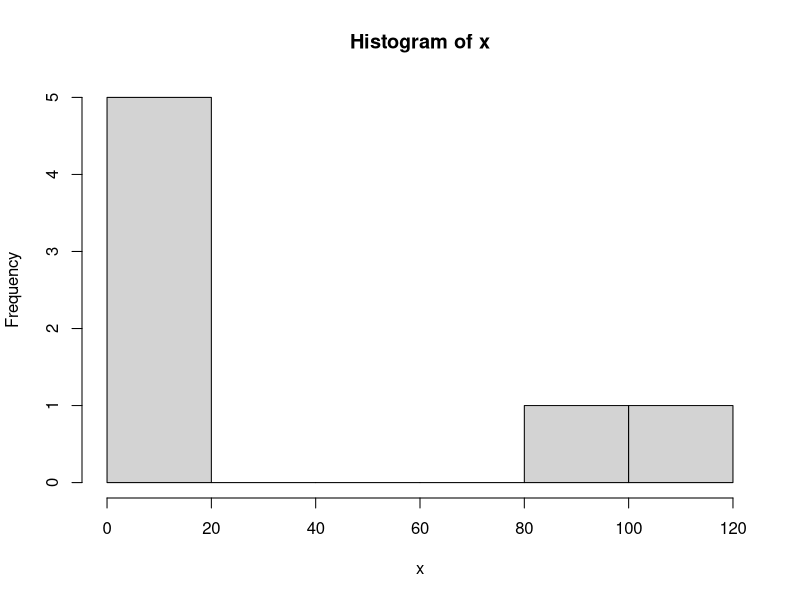
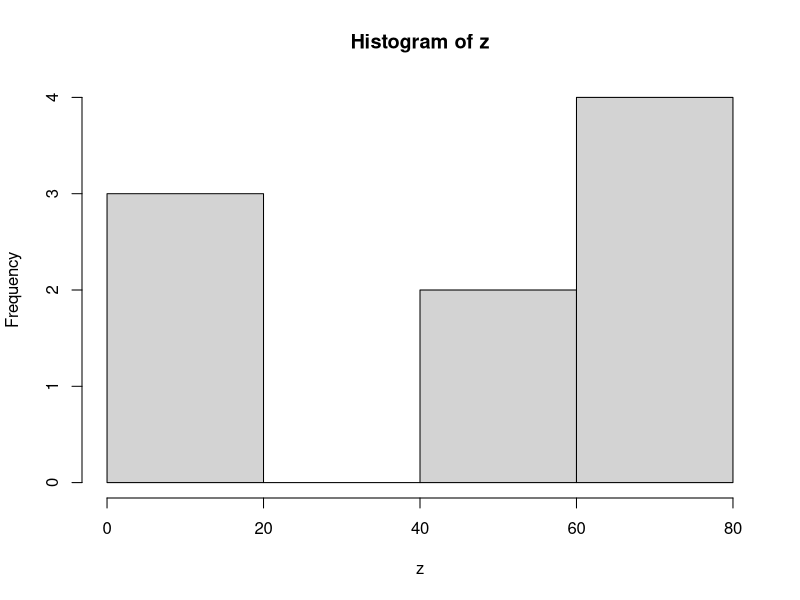
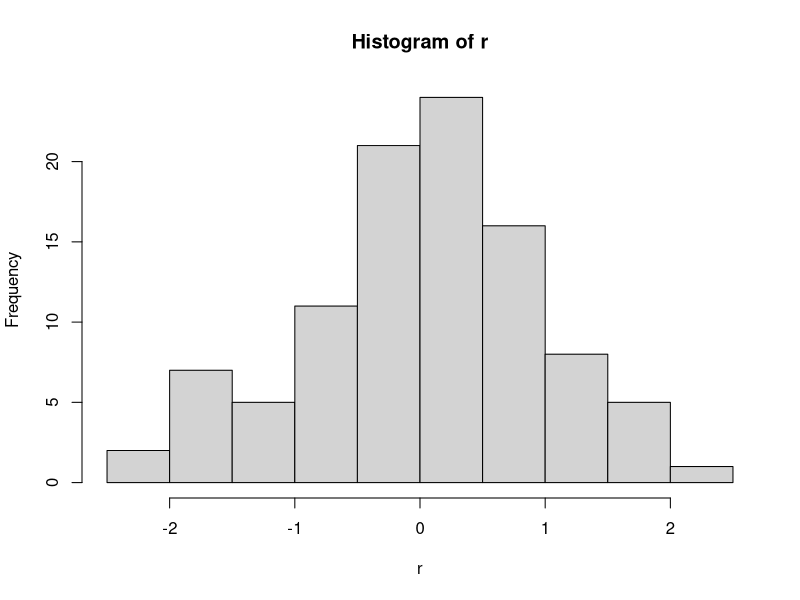
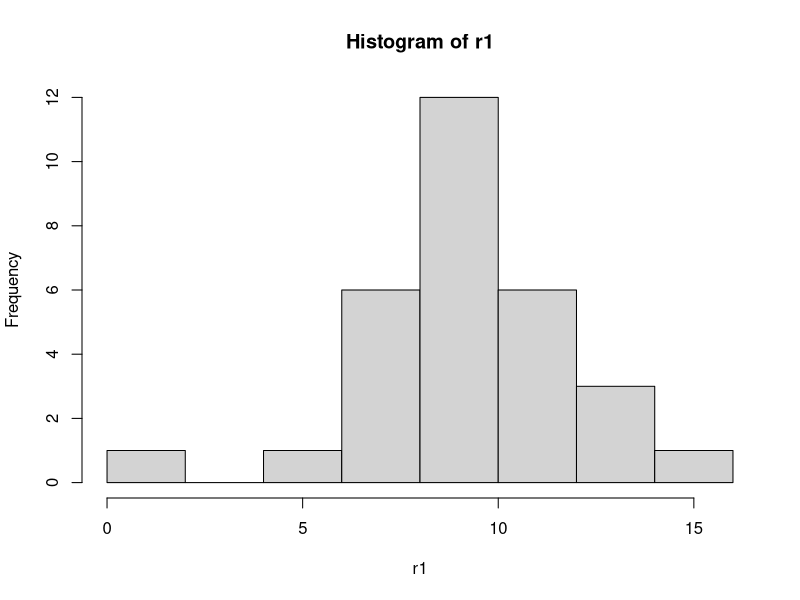

Recreate these plots in R, in order.
#### betimsel istatistikler toplam deger ve ortalama####
x <- c(23,45,67,43,56)

length(x) #ka?? adet veri bulundu??unu s??yler

sum(x) #t??m elemanlar??n say??s??

ortalama <- sum(x)/length(x)
ortalama #ortalama 

mean(x) #ortalama fonksiyonu buymu?? avg de??ilmi??

#### serbestlik derecesi nedir? olcme nasil?####
#g??zlem say??s??n??n 1 eksi??i = (N-1)
#mesela 7 ??apka var hepsini 1 g??n kullancan daha kullanm??can
#en son cumartesi 2 tane kald?? 1 tane se??tin pazar i??in se??me ??ans??n yok
#elinde 1 tane kald??. bu da serbestlik de??il oluyo

x <- c(1,2,3,4,5)
length(x)

sd<- length(x)-1
sd #serbestlik derecesi


#### standart sapma####
x <- c(12,34,56,34,23,45)
length(x)

ort<-mean(x) #ortalama

ss<-sd(x) #standart sapmay?? hesaplad??

#standart sapma de??erlerin ortalamadan ne kadar sapt??????n?? g??steren bir istatistiktir

# ortalamaya standart sapmay?? ekleyip c??karal??m yani;
ort-ss #18.44 ????kt?? 
ort+ss #49.55 ????kt??
#anlam?? ??u bizim genel de??erlerimiz 18.44 ile 49.55 aras??nda oluyor
x
#de??erlere bak??yoruz ve evet genel olarak o aral??kta.

#### varyans hesaplama ####

# standart sapman??n karesidir

#g??zlemlerin de??i??ikli??ini tan??mlayan numerik bir de??erdir

#ba??ka bir de??imle g??zlemlerin ??rneklemde ne kadar yay??ld??????n?? g??steren de??er

#standart sapmadan fark?? standart sapma veri set i??erisindeki g??zlemlerin
#ortalamadan farkl??l??????n?? tan??mlar varyans ise de??i??kenli??i tan??mlar

x <- c(12,14,10,11,13,17,16)
length(x)

sd1 <- sd(x) #standart sapma 2.56

vr1<- sd(x)**2 #varyans??m 6.57. standart sapman??n karesiyle de hesaplan??yor.

sd1
vr1

var(x) #varyans??m?? bulan fonksiyon. 6.57


y <- c(12,25,60,56,35,24,45)
length(y)
sd2<-sd(y)
vr2<-var(y)

sd1;vr1;sd2;vr2 #hepsini tek tek ??al????t??r demek
#standart sapma b??y??kse de??erler aras?? b??y??kt??r



#### medyan, aciklik ve ceyreklikler####


#medyan ortanca de??erdir
#a????kl??k max de??erle min de??er aras??ndaki fark
#??eyreklik serimizi 4 e??it par??aya b??ld????m??zde q1 q2 q3 q4 par??alar??d??r.

x <- c(12,34,56,23,34,12,35)

median(x) #ortanca de??er 
mean(x) #ortalamas?? 29.42


max(x)-min(x) #a????kl??k de??eridir.
range(x) #en k??????kle en b??y??k eleman?? verir ama ????kartma yapmaz

quantile(x) 
#  0%  25%  50%  75% 100% 
#12.0 17.5 34.0 34.5 56.0 
#de??erini veriyor.

quantile(x,probs = c(0.25,0.5,0.75)) #burdaki ????l??y?? verir

quantile(x, probs = c(0.10,0.6,0.95) ) #burda da di??er isteklerimize g??re yan??t geliyor










x <- c(12,13,14,15,16,100,120)
x

mean(x) #41 olarak bulduk. ??o??luklu de??er a??a????da saedece 2 say?? y??z??nden artt??.
#b??yle durumlarda median kullanmak daha mant??kl??
median(x) #15 ????kt??


y <- c(12,15,17,18,20,24,26)
 mean(y) #18.85 verdi ortalama
median(y) #18 verdi 
#birbirine yak??n de??erlerse bu ??ekilde medyan ve ortalama yak??n ????k??yor



hist(x) #xi grafikle??tiriyor


install.packages('e1071') #??apraz katsay?? i??in indirdik k??t??phane
library(e1071) #??al????t??rd??k

skewness(x) #??arp??kl??k katsay??s?? 0.78 buldu
#ne dedik 0-1 aras?? sa??a ??arp??k demektir
#yani veriler solda daha ??ok demektir. burda da 0.78 b??y??k bi say??d??r

z <- c(1,2,3,60,70,60,70,80,70)

hist(z) #grafik inceledik

skewness(z)#-0.50 ????kt??
#-1 ile 0 aras??ndaysa sola ??arp??k dedik yani veriler sa??da yo??un  






#### siklik/frekans hesaplama ####

x <- c(12,12,13,13,14,13,12,12,15,16)

length(x)


unique(x) #tekrarlananlar?? vermez

table(x) #hangi veri ka?? kere tekrarland?????? yaz??yo. burdan da 
#s??kl?????? bulabiliriz

t <- table(x)
t
names(t) #hangi elemanlar var karakter olarak verir

t[1] #ilk eleman?? verir.
t[12] #de??er olarak yazarsan vermez
t['12'] #bu ??ekilde ??al??????r.

t[['12']] #tekrar say??s??na ula??????rz direkt

c <- c('a','a','a','b','b','C')
c
t1<-table(c)
t1['a'] #a ve ka?? kere tekjrar etti??i geliyo
t1[['a']] #sadece tekrar say??s??

#### kayip gozlemlerin hesaplamalara etkisi####

x <- c(12,13,14,15,NA)
sum(x) #sonu?? NA geldi. NA de??eri olmad?????? i??in toplanam??yo
sum(x, na.rm = T) #<NA de??erlerini kald??r dedik. hesaplad??
mean(x) #yine NA dedi
mean(x , na.rm = T) #??al????t??. ortalama 13.5
#ortalama al??rken NA y?? eleman olarak ald?? m??? bakal??m
(12+13+14+15)/4 #13.5 geldi. NA de??erlerini alm??yor eleman say??s?? olarak!!!
(12+13+14+15)/5 #10.8 geldi. NA eleman olarak say??lsayd?? b??yle c??kacakt??

sd(x) #standart sapma hesab?? da NA geldi
sd(x, na.rm = T)#NA de??erlerini almad??k ve 1.29 bulduk

median(x) #yine NA
median(x, na.rm = T) #13.5 verdi

is.na(x) #false false true ??eklinde hangisi na ona true yaz??yo
which(is.na(x))# hangi eleman NA onu bulduk

y <- c(12,13,14,15,NA,NA,14,1,15,NA)
which(is.na(y)) #5-6-10. indislerde na var diyor


any(is.na(y)) #indexleri elde etmim sadece var m?? ypk mu bak demek i??in fonksiyon
#true d??nd??. yani i??erisine girdi??imiz ko??ul do??ru ????kt??
#i??eriye de na var m?? diye bak dedik. bakt?? ve tek sonu?? d??nd??rd??
#varm????


t <- c(1,2,3,4,5)
any(is.na(t))
#false dedi yani na de??eri yok

mean(x, na.rm = any(is.na(x))) # ??nce kontrol ettik.
#na var m?? yok mu kendimiz yazmak yerine kendi kendine yazd??rd??k
#varsa oraya true yazd??rcak ve NAlar?? alma dicek
#yoksa zaten NA yok d??nd??rcek


#na lar yerine 0 de??eri atamas?? ??rnekleri
is.na(x)
which(is.na(x))
x[which(is.na(x))] <- 0
x

is.na(y)
which(is.na(y))
y[which(is.na(y))] <- 0
y

y <- c(12,13,14,15,NA,NA,14,1,15,NA)
y[is.na(y)]
y[is.na(y)] <- 0
y

#### normal dagilan veriler####  

r <- rnorm(100) #100 tane normal da????lan veri veriyor
r

length(r) #100 verdi
hist(r) #ortalamaya yak??n de??erler var hep
#rnorm default olarak al??nd??????nda ortalama 0 al??n??r
#ve standart sapma 1 al??n??r ama istersek de??i??ebilirz

r1 <- rnorm(30, mean = 10, sd = 3)
#istedi??imiz de??erler ??er??evesinde verdi bize
hist(r1) #10 cevresinde da????lm???? bi veri. normal da????l??m.


####odev####
#Bu ??dev ile ilgili sorular
#100 adet rastgele normal da????lan bir de??i??ken (vekt??r) olu??turunuz ve bu vekt??r??n de??erlerini 
#round() donksiyonu kullanarak en yak??n tam say??sa yuvarlay??n??z ve bu i??lemlerin kodlar??n?? cevap olarak belirtiniz.

rastgele<-rnorm(100)

tamsayi <- round(rastgele,0)
tamsayi


#Bir ??nceki soruda elde etti??iniz vekt??r??n ortalama, standart sapma, medyan, 
#birinci ve ??????nc?? ??eyreklik de??erlerini bulunuz ve bu i??lemleri ger??kle??tirdi??iniz kodlar?? cevap olarak belirtiniz.

mean(tamsayi) #ortalamas?? -0.22
sd(tamsayi) #standart sapma 1.0008
median(tamsayi) #0 verdi

quantile(tamsayi, probs = c(0.25,0.75)) #1. ve 3. ??eyrekler

#Elde etti??iniz medyan ve ortalama de??erini bir nesnede kaydederek aras??ndaki fark?? hesaplay??n??z. (Cevap olarak kodlar?? belirtiniz.)

medyan <- median(tamsayi)
ortalama <- mean(tamsayi)

ortalama - medyan #-0,22 verdi
medyan - ortalama #0.22 verdi



